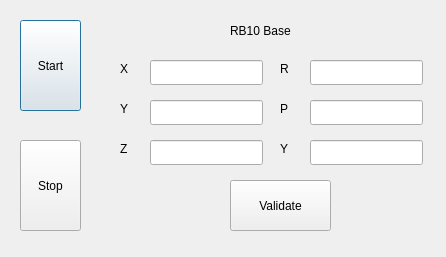
<?xml version="1.0" encoding="UTF-8"?>
<ui version="4.0">
 <class>Dialog</class>
 <widget class="QDialog" name="Dialog">
  <property name="geometry">
   <rect>
    <x>0</x>
    <y>0</y>
    <width>446</width>
    <height>257</height>
   </rect>
  </property>
  <property name="windowTitle">
   <string>Dialog</string>
  </property>
  <widget class="QPushButton" name="Start">
   <property name="geometry">
    <rect>
     <x>20</x>
     <y>20</y>
     <width>61</width>
     <height>91</height>
    </rect>
   </property>
   <property name="text">
    <string>Start</string>
   </property>
  </widget>
  <widget class="QPushButton" name="Validate">
   <property name="geometry">
    <rect>
     <x>230</x>
     <y>180</y>
     <width>101</width>
     <height>51</height>
    </rect>
   </property>
   <property name="text">
    <string>Validate</string>
   </property>
  </widget>
  <widget class="QLineEdit" name="rb10x">
   <property name="geometry">
    <rect>
     <x>150</x>
     <y>60</y>
     <width>113</width>
     <height>25</height>
    </rect>
   </property>
  </widget>
  <widget class="QLineEdit" name="rb10y">
   <property name="geometry">
    <rect>
     <x>150</x>
     <y>100</y>
     <width>113</width>
     <height>25</height>
    </rect>
   </property>
  </widget>
  <widget class="QLineEdit" name="rb10Z">
   <property name="geometry">
    <rect>
     <x>150</x>
     <y>140</y>
     <width>113</width>
     <height>25</height>
    </rect>
   </property>
  </widget>
  <widget class="QLabel" name="RB10Basey">
   <property name="geometry">
    <rect>
     <x>120</x>
     <y>100</y>
     <width>16</width>
     <height>17</height>
    </rect>
   </property>
   <property name="text">
    <string>Y</string>
   </property>
  </widget>
  <widget class="QLabel" name="RB10Basez">
   <property name="geometry">
    <rect>
     <x>120</x>
     <y>140</y>
     <width>16</width>
     <height>17</height>
    </rect>
   </property>
   <property name="text">
    <string>Z</string>
   </property>
  </widget>
  <widget class="QLabel" name="RB10Basex">
   <property name="geometry">
    <rect>
     <x>120</x>
     <y>60</y>
     <width>16</width>
     <height>17</height>
    </rect>
   </property>
   <property name="text">
    <string>X</string>
   </property>
  </widget>
  <widget class="QLabel" name="RB10Base">
   <property name="geometry">
    <rect>
     <x>230</x>
     <y>20</y>
     <width>71</width>
     <height>21</height>
    </rect>
   </property>
   <property name="text">
    <string>RB10 Base</string>
   </property>
  </widget>
  <widget class="QPushButton" name="Stop">
   <property name="geometry">
    <rect>
     <x>20</x>
     <y>140</y>
     <width>61</width>
     <height>91</height>
    </rect>
   </property>
   <property name="text">
    <string>Stop</string>
   </property>
  </widget>
  <widget class="QLabel" name="RB10BaseR">
   <property name="geometry">
    <rect>
     <x>280</x>
     <y>60</y>
     <width>16</width>
     <height>17</height>
    </rect>
   </property>
   <property name="text">
    <string>R</string>
   </property>
  </widget>
  <widget class="QLabel" name="RB10BaseY">
   <property name="geometry">
    <rect>
     <x>280</x>
     <y>140</y>
     <width>16</width>
     <height>17</height>
    </rect>
   </property>
   <property name="text">
    <string>Y</string>
   </property>
  </widget>
  <widget class="QLineEdit" name="rb10P">
   <property name="geometry">
    <rect>
     <x>310</x>
     <y>100</y>
     <width>113</width>
     <height>25</height>
    </rect>
   </property>
  </widget>
  <widget class="QLineEdit" name="rb10Y">
   <property name="geometry">
    <rect>
     <x>310</x>
     <y>140</y>
     <width>113</width>
     <height>25</height>
    </rect>
   </property>
  </widget>
  <widget class="QLineEdit" name="rb10R">
   <property name="geometry">
    <rect>
     <x>310</x>
     <y>60</y>
     <width>113</width>
     <height>25</height>
    </rect>
   </property>
  </widget>
  <widget class="QLabel" name="RB10BaseP">
   <property name="geometry">
    <rect>
     <x>280</x>
     <y>100</y>
     <width>16</width>
     <height>17</height>
    </rect>
   </property>
   <property name="text">
    <string>P</string>
   </property>
  </widget>
 </widget>
 <resources/>
 <connections/>
</ui>
